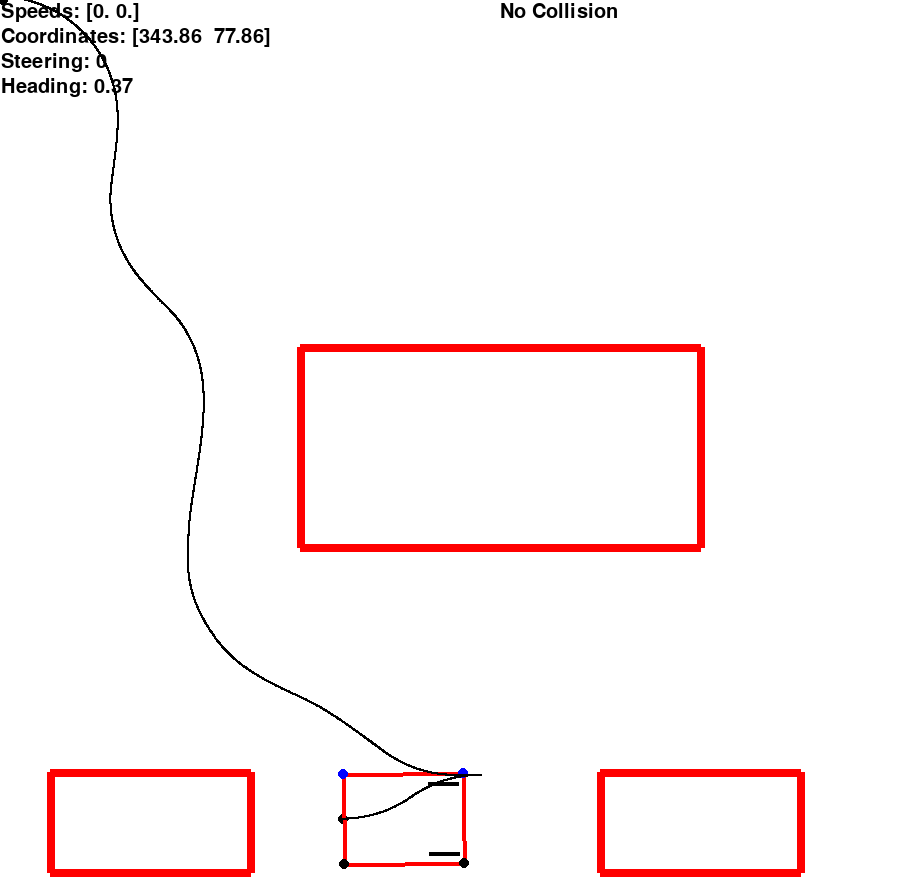

Write the Python code that produced this figure.
from calendar import c
from tkinter import RIGHT
from urllib import robotparser
from astar import AStarPlanner
from bfs import BreadthFirstSearchPlanner
from matplotlib import pyplot as plt
from mouse import mouse_trajectory
from collision import intersects
import time
from typing import List, Tuple
from copy import copy
import numpy as np
import pygame
from math import sin, cos, tan, atan2, pi, sqrt
import cv2
WIDTH = 900
HEIGHT = 900

def euclidian(p1, p2):
    return ((p1[0]-p2[0])**2+(p1[1]-p2[1])**2)**0.5

def max_speed(speed):
    if speed > 1:
        return 1
    else:
        return speed
    
def max_turn(speed):
    thresh = 0.1
    if abs(speed) > thresh:
        return thresh
    else:
        return abs(speed)


def rot_points(mat, degrees: float):
    degrees = degrees * pi/180
    rot_mat = np.array([[cos(degrees), sin(degrees)],[-sin(degrees), cos(degrees)]])

    return mat @ rot_mat

def convert_to_display(mat):
    mat[:,1] = HEIGHT - mat[:,1]
    return mat

class Robot:
    x_coord: int
    y_coord: int
    vel_r: int
    vel_l: int
    width: int = 120
    height: int = 90
    angle = 0
    points = []
    dt = 0 


    def __init__(self, x, y, theta) -> None:
        self.x_coord = x
        self.y_coord = y
        self.angle = theta
        self.phi = 0
        self.vel_l = 0
        self.vel_r = 0
        self.max_turn = 45
        self.rad = self.width / tan(self.max_turn * pi/180)
        
        # self.chassis = self.robot_points()
    
    def get_robot_points(self):
        points = []
        
        points.append([self.width+0,0])
        points.append([self.width, self.height/2])
        points.append([0, self.height/2])
        points.append([0, -self.height/2])
        points.append([self.width, -self.height/2])
        

        # right side
        points.append([0, self.height/2])
        points.append([self.width, self.height/2])
        # left wheel
        points.append([0, -self.height/2])
        points.append([self.width, -self.height/2])

        # front wheels
        points.append(rot_points([-15,0], -self.phi) + np.array([self.width-20,self.height/2-10]))
        points.append(rot_points([15,0], -self.phi) + np.array([self.width-20,self.height/2-10]))
        points.append(rot_points([-15,0], -self.phi) + np.array([self.width-20,-self.height/2+10]))
        points.append(rot_points([15,0], -self.phi) + np.array([self.width-20,-self.height/2+10]))

        # normal line
        points.append(rot_points([0,141], -self.phi) + np.array([self.width,0]))
        points.append(np.array([self.width,0]))

        points.append([0, self.rad])
        points.append([0, -self.rad])


        points = rot_points(points, self.angle) + np.array([self.x_coord, self.y_coord])
        points = convert_to_display(points)
        
        return points

    def move(self, speed: float, phi: float = 0) -> None:
        self.phi = phi

        p = abs(self.phi * pi/180)
        w = self.height
        h = self.width
        vel_l = speed
        vel_r = vel_l * ((2*h - w*tan(p))/(2*h + w*tan(p)))

        if phi > 0:
            self.vel_r = vel_r
            self.vel_l = vel_l
        else:
            self.vel_l = vel_r
            self.vel_r = vel_l
    
        
    
    def turn(self, speed:float, gain: float, diff_heading: float) -> None:
        angle_thresh = self.max_turn
        # +ve is RIGHT
        # -ve is LEFT
        if diff_heading > 0:
            if diff_heading > 180:
                # turn right
                if gain*diff_heading > angle_thresh: self.move(speed, angle_thresh)
                else: self.move(speed, gain*diff_heading)
            else:
                # turn left
                if gain*diff_heading > angle_thresh: self.move(speed, -angle_thresh)
                else: self.move(speed, -gain*diff_heading)
        else:
            if diff_heading > -180:
                # turn right
                if gain*diff_heading < -angle_thresh: self.move(speed, angle_thresh)
                else: self.move(speed, -gain*diff_heading)
            else:
                # turn left
                if gain*diff_heading < -angle_thresh: self.move(speed, -angle_thresh)
                else: self.move(speed, gain*diff_heading)        
    
    def get_position(self) -> Tuple[float, float]:
        return self.x_coord, self.y_coord
    
    def get_speed(self) -> Tuple[float, float]:
        return self.vel_l, self.vel_r

    def set_position(self, pos: Tuple[float, float]) -> None:
        self.x_coord = pos[0]
        self.y_coord = pos[1]

        

class Controller:

    def __init__(self, robot: Robot) -> None:
        self.robot = robot

    def step(self):
        # theta = pi - self.robot.angle * pi/180
        theta = self.robot.angle * pi/180
        self.robot.x_coord += ((self.robot.vel_l+self.robot.vel_r)/2)*cos(theta) * self.robot.dt
        self.robot.y_coord += ((self.robot.vel_l+self.robot.vel_r)/2)*sin(theta) * self.robot.dt
        self.robot.angle += atan2((self.robot.vel_r - self.robot.vel_l),self.robot.height)*180/pi * self.robot.dt

        self.robot.angle = self.robot.angle % 359
    
    def check_success(self, goal: Tuple[float, float]) -> bool:
        return np.allclose(self.robot.get_position(), goal, atol=5.5)
    

class World:    
    obs = np.array([[200,100],
                    [-200,100],
                    [-200,-100],
                    [200,-100],
                    [200,100]])
    vehicle1 = np.array([[100,50],
                    [-100,50],
                    [-100,-50],
                    [100,-50],
                    [100,50]])
    vehicle2 = np.array([[100,50],
                    [-100,50],
                    [-100,-50],
                    [100,-50],
                    [100,50]])

    def __init__(self, width: int, height: int) -> None:
        self.width = width
        self.height = height
        self.obs += convert_to_display(np.array([[500,450]]))
        self.vehicle1 += convert_to_display(np.array([[700,75]]))
        self.vehicle2 += convert_to_display(np.array([[150,75]]))
        self.obstacles = [self.obs, self.vehicle1, self.vehicle2]
        
        
class Planner:    
    def __init__(self, robot: Robot, world: World) -> None:
        self.robot = robot
        self.world = world
        self.trajectory = [[self.robot.x_coord, self.robot.y_coord],
                            [100,200],
                            [350,400],
                            [700,300],
                            [700,100],
                            [700, 400]]

    def get_trajectory(self):
        return self.trajectory

    def get_heading(self, dx, dy) -> float:
        heading = atan2(dy,dx) * 180/pi
        # print("head: ", heading)
        if heading < 0:
            return 360 + heading
        else:
            return heading

    
    def is_collision(self) -> bool:
        # get robot segments
        points = self.robot.get_robot_points()

        seg1 = (points[0], points[1])
        seg2 = (points[1], points[2])
        seg3 = (points[2], points[3])
        seg4 = (points[3], points[4])
        seg5 = (points[4], points[0])
        
        # check if any collide
        for obs in self.world.obstacles:
            for i in range(len(obs)):
                if i==len(obs)-1:
                    o = (obs[i], obs[0])
                else:
                    o = (obs[i], obs[i+1])
                if intersects(o, seg1) or intersects(o, seg2) or intersects(o, seg3) or \
                        intersects(o, seg4) or intersects(o, seg5):
                    return True
    
    def get_map(self, grid):
        h = int(HEIGHT/3)
        w = int(WIDTH/3)
        grid_map = np.zeros((h, w))
        counter = 1
        for i in range(h):
            for j in range(w):
                # print("Iter: ", counter,"sum: ", np.sum(grid[:,i,j]))
                counter += 1
                if np.sum(grid[:,i,j]) > 255:
                    grid_map[j][i] = 1
        return grid_map



class Visualizer:
    BLACK: Tuple[int, int, int] = (0, 0, 0)
    RED: Tuple[int, int, int] = (255, 0, 0)
    WHITE: Tuple[int, int, int] = (255, 255, 255)
    BLUE: Tuple[int, int, int] = (0, 0, 255)
    GREEN: Tuple[int, int, int] = (0, 255, 0)

    def __init__(self, robot: Robot, world: World, planner: Planner) -> None:
        pygame.init()
        pygame.font.init()
        self.robot = robot
        self.world = world
        self.planner = planner
        self.screen = pygame.display.set_mode((world.width, world.height))
        pygame.display.set_caption('Farmland')
        self.font = pygame.font.SysFont('freesansbolf.tff', 30)
        self.robot_path = []
    
    def display_robot(self):
        robot_points = self.robot.get_robot_points()
        pygame.draw.circle(self.screen, self.BLACK, (self.robot.x_coord, HEIGHT-self.robot.y_coord),5)
        # pygame.draw.circle(self.screen, self.BLACK, (self.robot.x_coord, HEIGHT-self.robot.y_coord),40,2)
        for i in range(5):
            if i == 4:
                pygame.draw.line(self.screen, self.RED, robot_points[i], robot_points[0], 4)
            else:
                pygame.draw.line(self.screen, self.RED, robot_points[i], robot_points[i+1], 4)
        
        # left wheel
        pygame.draw.circle(self.screen, self.BLUE, robot_points[5], 5)
        pygame.draw.circle(self.screen, self.BLUE, robot_points[6], 5)
        # right wheel
        pygame.draw.circle(self.screen, self.BLACK, robot_points[7], 5)
        pygame.draw.circle(self.screen, self.BLACK, robot_points[8], 5)

        # front wheel
        pygame.draw.line(self.screen, self.BLACK, robot_points[9], robot_points[10], 4)
        pygame.draw.line(self.screen, self.BLACK, robot_points[11], robot_points[12], 4)

        # normal line
        # pygame.draw.line(self.screen, self.BLUE, robot_points[11], robot_points[12], 2)

        self.robot_path.append([self.robot.x_coord, self.robot.y_coord])
        robot_path = convert_to_display(np.array(self.robot_path))

        for r in robot_path:
            pygame.draw.circle(self.screen, self.BLACK, r, 1)
        
        p1 = robot_points[-2]
        p2 = robot_points[-1]

        # pygame.draw.line(self.screen, self.GREEN, p1, (self.robot.x_coord, 900-self.robot.y_coord), 4)
        # pygame.draw.line(self.screen, self.GREEN, p2, (self.robot.x_coord, 900-self.robot.y_coord), 4)
        

        coor = 'Coordinates: ' + str(np.round(self.robot.get_position(),2))
        speeds = 'Speeds: ' + str(np.round(self.robot.get_speed(),2))
        angle = 'Steering: ' + str(np.round(self.robot.phi,2))
        self_angle = 'Heading: ' + str(np.round(self.robot.angle,2))
        text = self.font.render(coor, True, self.BLACK)
        self.screen.blit(text, (1, 30))
        text1 = self.font.render(speeds, True, self.BLACK)
        self.screen.blit(text1, (1, 5))
        text2 = self.font.render(angle, True, self.BLACK)
        self.screen.blit(text2, (1, 55))
        text3 = self.font.render(self_angle, True, self.BLACK)
        self.screen.blit(text3, (1, 80))


    def display_world(self, counter=0):
        # pygame.draw.circle(self.screen, self.BLACK, (self.world.width/2, self.world.height/2),5)
        for i in range(len(self.world.obs)-1):
            pygame.draw.line(self.screen, self.RED, self.world.obs[i], self.world.obs[i+1], 8)
        rect1 = (self.world.obs[2][0]-105, self.world.obs[2][1]-85, 570, 370)
        


        for i in range(len(self.world.vehicle1)-1):
            pygame.draw.line(self.screen, self.RED, self.world.vehicle1[i], self.world.vehicle1[i+1], 8)
        rect2 = (self.world.vehicle1[2][0]-55, self.world.vehicle1[2][1]-55, 310, 210)
        
        
        for i in range(len(self.world.vehicle2)-1):
            pygame.draw.line(self.screen, self.RED, self.world.vehicle2[i], self.world.vehicle2[i+1], 8)
        rect3 = (self.world.vehicle2[2][0]-75, self.world.vehicle2[2][1]-85, 350, 250)
        
        traj = convert_to_display(np.array(self.planner.get_trajectory()))

        if counter==-1:
            pygame.draw.rect(self.screen, self.BLACK, rect1, width=2, border_radius=40)
            pygame.draw.rect(self.screen, self.BLACK, rect2, width=2, border_radius=40)
            pygame.draw.rect(self.screen, self.BLACK, rect3, width=2, border_radius=40)
        # else:
        #     pygame.draw.circle(self.screen, self.GREEN, traj[-1], 20, 2)
        #     pygame.draw.circle(self.screen, self.BLACK, traj[-1], 5)

        pygame.draw.circle(self.screen, self.BLACK, traj[0], 5)
        # for i in range(counter-1):
        #     pygame.draw.line(self.screen, self.BLUE, traj[i], traj[i+1])
        
        # for i in range(len(traj)):
        #     pygame.draw.circle(self.screen, self.BLUE, traj[i], 3)
        
        


    def get_world_map(self):
        self.screen.fill(self.WHITE)
        self.display_world(-1)
        pygame.display.flip()
        map = np.array(pygame.surfarray.array2d(self.screen))
        map = np.swapaxes(map, 0, 1)
        return map.astype(np.uint8)


    def update_display(self, is_colliding, counter) -> bool:

        self.screen.fill(self.WHITE)

        self.display_world(counter)

        self.display_robot()

        for event in pygame.event.get():
            # Keypress
            if event.type == pygame.KEYDOWN:
                if event.key == pygame.K_ESCAPE: # if escape is pressed, quit the program
                    return False
        
        if is_colliding:
            collide = self.font.render("Collision", True, self.BLACK)
        else:
            collide = self.font.render("No Collision", True, self.BLACK)
        self.screen.blit(collide, (500, 5))
        
        pygame.display.flip()

        return True

    def cleanup(self) -> None:
        pygame.quit()


class Runner:
    def __init__(self, robot: Robot, controller: Controller, world: World, planner: Planner, vis: Visualizer) -> None:
        self.robot = robot
        self.controller = controller
        self.world = world
        self.planner = planner
        self.vis = vis      
        

    def run(self):
        running = True
        counter = 0
        last_counter = True
        lasttime = pygame.time.get_ticks() 
        success = False    
        is_colliding = False 
        goal = self.planner.get_trajectory()
        counter_loop = 0
        gain = 2.5
        point1 = False
        point2 = False

        while running:

            self.controller.step()

            if counter < len(goal):
                success = self.controller.check_success(goal[counter])
                goal_check = False
                # print("Counter: ", counter)
            else:
                success = True
                goal_check = True
                
                diff_heading = self.robot.angle
                if abs(diff_heading) > 0.5 and not point1:
                    # print("Final goal reached\r")
                    self.robot.turn(0.1, 1, self.robot.max_turn)
                    # point1 = False
                else:
                    self.robot.move(0,0)
                    point1 = True
                
                    if not is_colliding and not point2:
                        self.robot.move(0.1,0)
                    else:
                        point2 = True
                        if point1 and self.robot.y_coord > 100:
                            self.robot.turn(-0.1, 1, -self.robot.max_turn)
                        else:
                            if self.robot.angle > 0.5:
                                self.robot.turn(-0.1, 1, self.robot.max_turn)
                            else:
                                if is_colliding:
                                    self.robot.move(-1,0)
                                else:
                                    self.robot.move(0,0)

           
                
            if not goal_check:
                dy = goal[counter][1] - self.robot.y_coord
                dx = goal[counter][0] - self.robot.x_coord
                counter_loop += 1
                # print(counter_loop)


            heading = np.round(self.planner.get_heading(dx,dy),0)
            diff_heading = heading - self.robot.angle
            # print(diff_heading)

            if abs(diff_heading) > 0.5 and not goal_check:
                # print(counter)
                if counter < len(goal)-1:
                    points = self.robot.get_robot_points()
                    p1 = points[-2]
                    p2 = points[-1]
                    p3 = [goal[counter+1][0], 900-goal[counter+1][1]]
                    buffer = self.robot.rad+5
                    if (euclidian(p1, p3)<buffer or euclidian(p2, p3)<buffer) and counter!=1:
                        # print("Rad")
                        counter += 1
                        # print(counter)
                self.robot.turn(0.1, gain, diff_heading)
            
            elif not goal_check:
                # print("Move towards goal")
                speed = 0.1
                self.robot.move(speed, 0)
            
            if success and not goal_check:
                # do stuff for new goal
                # stop robot
                # if not goal_check:
                self.robot.move(0,0)
                # print("WAYPOINT")
                counter += 1
                gain = 2.5
                counter_loop = 0
                # else:
                #     self.robot.move(0,0)
                # print("Waypoint reached")
            else:
                if self.planner.is_collision():
                    is_colliding = True
                else:
                    is_colliding = False


            # dt            
            self.robot.dt = (pygame.time.get_ticks() - lasttime)
            lasttime = pygame.time.get_ticks()

            running = self.vis.update_display(is_colliding, counter)
            
            time.sleep(0.001)
        

def main():
    height = HEIGHT
    width = WIDTH


    robot = Robot(0,900,0)
    controller = Controller(robot)
    world = World(width, height)
    planner = Planner(robot, world)
    vis = Visualizer(robot, world, planner)

    world_map = vis.get_world_map()
    image = cv2.resize(255 - world_map, (300,300), interpolation=cv2.INTER_AREA)
    

    obs_idx = np.argwhere(image == 255)
    ox = np.array(obs_idx[:,0])
    oy = np.array(obs_idx[:,0])

    path_planner = AStarPlanner(ox, oy, image)
    # path_planner = BreadthFirstSearchPlanner(ox, oy, image)

    trajectory = mouse_trajectory(world.obstacles, width, height)
    # gx = trajectory[-1][1]//3
    # gy = trajectory[-1][0]//3
    gy = 390//3
    gx = 760//3
    rx, ry = path_planner.planning(0,0, gx, gy)

    for i in range(len(rx)-1):
        image[rx[i]][ry[i]] = 127

    # cv2.imshow("map", image)
    # cv2.waitKey()
    # cv2.destroyAllWindows()

    traj = np.flip(np.vstack((ry*3,rx*3)).T, axis=0)
    trajectory = traj[1::1]
    print(trajectory[-1])
    trajectory = np.vstack((trajectory, traj[-1]))
    planner.trajectory = convert_to_display(np.array(trajectory))

    runner = Runner(robot, controller, world, planner, vis)

    try:
        runner.run()
        pass
    except AssertionError as e:
        print(f'ERROR: {e}, Aborting.')
    except KeyboardInterrupt:
        pass
    finally:
        vis.cleanup()


if __name__ == '__main__':
    main()
